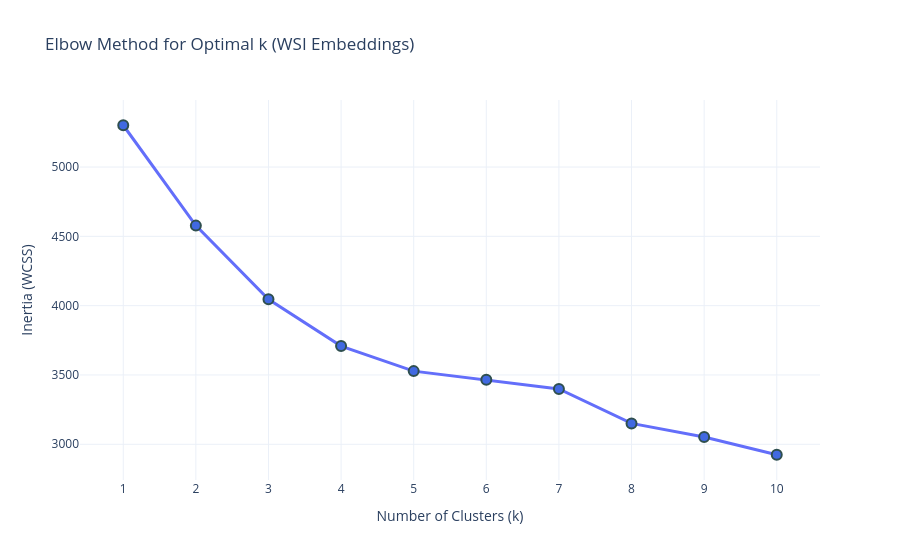

Notebook source saved alongside this figure:
### Code cell
def main():
    # ==========================================
    # 1. Configuration & Paths
    # =========================================


    X = np.array(embeddings)

    # ==========================================
    # 3. The Elbow Method (Calculate Inertia)
    # ==========================================
    max_k = min(10, len(X)) # Don't test more clusters than we have slides!
    k_values = range(1, max_k + 1)
    inertias = []

    print(f"Testing k=1 to k={max_k}...")

    for k in k_values:
        kmeans = KMeans(n_clusters=k, random_state=42, n_init="auto")
        kmeans.fit(X)
        inertias.append(kmeans.inertia_) # Inertia = Within-Cluster-Sum-of-Squares (WCSS)

    # ==========================================
    # 4. Plot the Elbow Curve
    # ==========================================
    print("Generating Elbow plot...")

    df_elbow = pd.DataFrame({
        'Number of Clusters (k)': k_values,
        'Inertia (WCSS)': inertias
    })

    fig = px.line(
        df_elbow,
        x='Number of Clusters (k)',
        y='Inertia (WCSS)',
        markers=True,
        title="Elbow Method for Optimal k (WSI Embeddings)",
        template="plotly_white"
    )

    # Improve aesthetics to make the "elbow" easier to spot
    fig.update_traces(marker=dict(size=10, color='royalblue', line=dict(width=2, color='DarkSlateGrey')), line=dict(width=3))
    fig.update_layout(xaxis=dict(tickmode='linear', tick0=1, dtick=1)) # Force x-axis to show every integer

    # Make sure to write to HTML if the VS Code terminal/Jupyter setup is still giving you trouble!
    # fig.write_html("elbow_plot.html", auto_open=True)
    fig.show()

if __name__ == "__main__":
    main()

### Figure 1 — Plotly figure (JSON) as saved in the notebook; plotly's stock layout.template omitted (floating-point values rounded to 4 significant figures)
{"data": [{"hovertemplate": "Number of Clusters (k)=%{x}<br>Inertia (WCSS)=%{y}<extra></extra>", "legendgroup": "", "line": {"color": "#636efa", "dash": "solid", "width": 3}, "marker": {"symbol": "circle", "line": {"color": "DarkSlateGrey", "width": 2}, "color": "royalblue", "size": 10}, "mode": "lines+markers", "name": "", "orientation": "v", "showlegend": false, "x": [1, 2, 3, 4, 5, 6, 7, 8, 9, 10], "xaxis": "x", "y": [5302.0, 4577.0, 4046.0, 3708.0, 3528.0, 3466.0, 3399.0, 3151.0, 3053.0, 2925.0], "yaxis": "y", "type": "scatter"}], "layout": {"xaxis": {"anchor": "y", "domain": [0.0, 1.0], "title": {"text": "Number of Clusters (k)"}, "tickmode": "linear", "tick0": 1, "dtick": 1}, "yaxis": {"anchor": "x", "domain": [0.0, 1.0], "title": {"text": "Inertia (WCSS)"}}, "legend": {"tracegroupgap": 0}, "title": {"text": "Elbow Method for Optimal k (WSI Embeddings)"}}}
